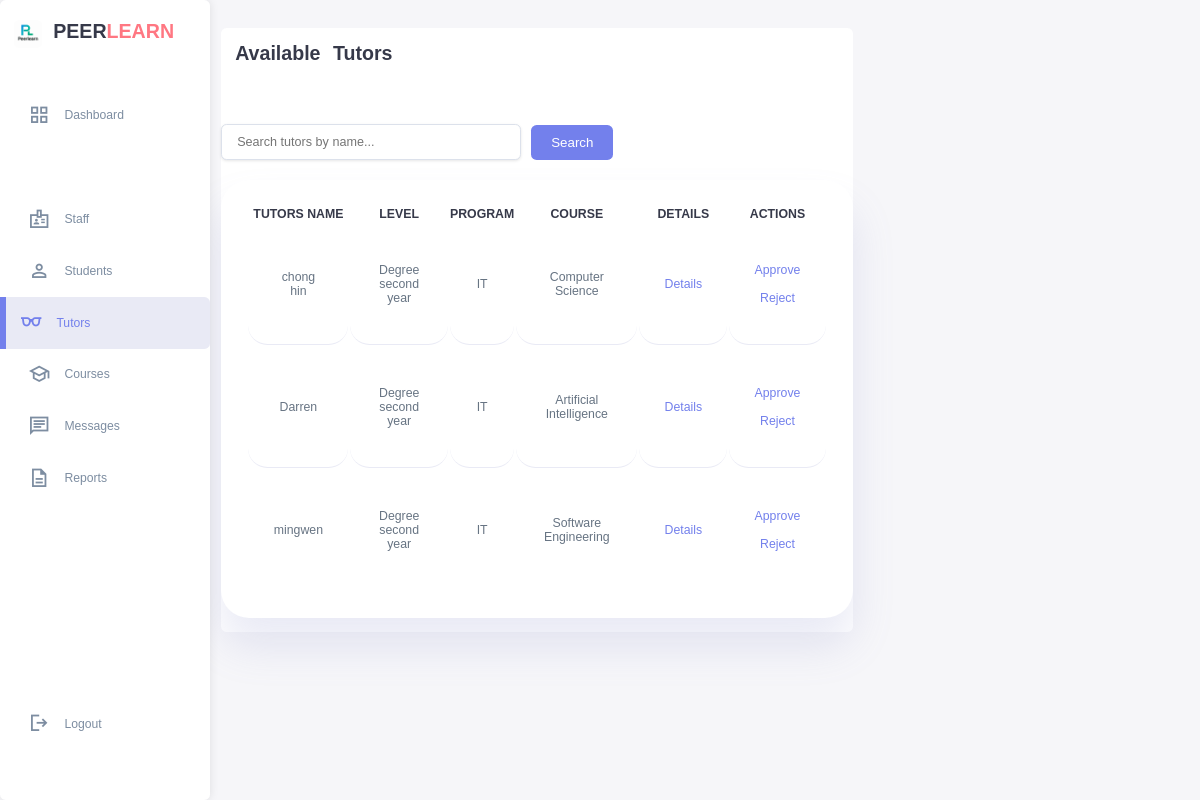
/admin_tutors.php, run on the app's committed database.
### tables this page shows
CREATE TABLE `tutorprofile` (
  `user_id` int(11) NOT NULL,
  `major` varchar(100) DEFAULT NULL,
  `year` varchar(50) DEFAULT NULL,
  `bio` text DEFAULT NULL,
  `qualifications` text DEFAULT NULL,
  `is_verified` tinyint(1) DEFAULT 0,
  `rating` decimal(3,2) DEFAULT 0.00,
  `total_sessions` int(11) DEFAULT 0,
  `program` varchar(255) DEFAULT NULL,
  `status` varchar(50) DEFAULT NULL
);

CREATE TABLE `user` (
  `user_id` int(11) NOT NULL,
  `username` varchar(50) NOT NULL,
  `password` varchar(255) DEFAULT NULL,
  `email` varchar(100) NOT NULL,
  `role` enum('student','tutor','admin') NOT NULL,
  `first_name` varchar(50) NOT NULL,
  `last_name` varchar(50) NOT NULL,
  `phone` varchar(20) DEFAULT NULL,
  `profile_image` varchar(255) DEFAULT NULL,
  `is_active` tinyint(1) DEFAULT 1,
  `created_at` timestamp NOT NULL DEFAULT current_timestamp(),
  `last_login` datetime DEFAULT NULL,
  `reset_token_hash` varchar(64) DEFAULT NULL,
  `reset_token_expires_at` datetime DEFAULT NULL
);

### admin_tutors.php (the view, shortened to what this page needs)
<!DOCTYPE html>
<html lang="en">
<head>
    <link rel="stylesheet" href="studentstyle.css">
</head>
<body>
    <div class="container">
        <aside>
            <div class="top">
                <div class="logo">
                    <img src="image/logo.png">
                    <h2>PEER<span class="danger">LEARN</span></h2>
                </div>
            </div>
            <div class="sidebar">
                    <a href="admin.html"><span class="material-symbols-sharp">grid_view</span><h3>Dashboard</h3></a>
                <a href="#"></a>
                <a href="admin_staff.php"><span class="material-symbols-sharp">badge</span><h3>Staff</h3></a>
                <a href="admin_student.php"><span class="material-symbols-sharp">person</span><h3>Students</h3></a>
                <a href="admin_tutors.php" class="active"><span class="material-symbols-sharp">eyeglasses</span><h3>Tutors</h3></a>
                <a href="admin_course.php"><span class="material-symbols-sharp">school</span><h3>Courses</h3></a>
                <a href="admin_message.php"><span class="material-symbols-sharp">chat</span><h3>Messages</h3></a>
                <a href="admin_report.php"><span class="material-symbols-sharp">description</span><h3>Reports</h3></a>
                <a href="home_page.html"><span class="material-symbols-sharp">logout</span><h3>Logout</h3></a>
            </div>
        </aside>
    <main>
       <div class="current_students">
                <h2>Available Tutors</h2>
                <di style="margin-left: 500px ; padding:100px;">
            <div class="search-container">
                            <form class="search-form" action="" method="GET">
                                <input type="text" name="my_search" placeholder="Search tutors by name..." value="<?php echo isset($_GET['my_search']) ? htmlspecialchars($_GET['my_search']) : ''; ?>">
                                <input type="submit" name="search" value="Search">
                    </form>
            </div>
                <table>
                    <thead>
                        <tr>
                            <th>TUTORS NAME</th>
                            <th>LEVEL</th>
                            <th>PROGRAM</TH>
                            <th>COURSE</th>
                            <th>DETAILS</th>
                            <th>ACTIONS</th>
                        </tr>
                    </thead>
                    <tbody>
                        <?php
                        $servername = "localhost";
                        $username = "root";
                        $password = "";
                        $dbname = "peer_tutoring_platform";
                    $conn = new mysqli($servername, $username, $password, $dbname);
                     $sql = "SELECT sp.*, u.username
                                FROM tutorprofile sp
                                JOIN user u ON sp.user_id = u.user_id";
                        $result = $conn->query($sql);
                        if ($result->num_rows > 0) {
                            while($row = $result->fetch_assoc()) {
                                echo "<tr>
                                    <td>".htmlspecialchars($row["username"])."</td>
                                    <td>".htmlspecialchars($row["year"])."</td>
                                    <td>".htmlspecialchars($row["program"])."</td>
                                    <td>".htmlspecialchars($row["major"])."</td>
                                    <td>
                                        <a href='tutor_details.php?id=".$row["user_id"]."' class='details-btn'>Details</a>
                                    </td>
                                    <td>
                                        <a href='tutor_action.php?id=".$row["user_id"]."&action=approve' class='approve-btn'>Approve</a>
                                        <a href='tutor_action.php?id=".$row["user_id"]."&action=reject' class='reject-btn'>Reject</a>
                                    </td>
                                </tr>";
                            }
                        } else {
                            $no_results_message = isset($_GET['search']) ?
                                "No students found matching '".htmlspecialchars($_GET['my_search'])."'" :
                                "No students found";
                            echo "<tr><td colspan='6'>$no_results_message</td></tr>";
                        }
                        ?>
                    </tbody>
                </table>
            </div>
        </main>
    </div>
</body>
</html>

### studentstyle.css (style rules this page uses)
* { margin: 0; padding: 0; outline: 0; appearance: none; border: 0; text-decoration: none; list-style: none; box-sizing: border-box; border-radius: 0.4rem; }
html { font-size: 14px; }
body { width: 100vw; height: 100vh; font-family: poppins, sans-serif; font-size: 0.88rem; background: #f6f6f9; user-select: none; overflow-x: hidden; color: #363949; }
.container { display: grid; width: 96%; margin: 0 auto; gap: 1.8rem; grid-template-columns: 14rem auto 23rem; }
a { color: #363949; }
img { display: block; width: 100%; }
h2 { font-size: 1.4rem; }
h3 { font-size: 0.87rem; }
.danger { color: #ff7782; }
aside { height: 100vh; }
aside .top { background: white; display: flex; align-items: center; justify-content: space-between; margin-top: 1.4rem; border-radius: 0.4rem; }
aside .logo { display: flex; gap: 0.8rem; }
aside .logo img { width: 2rem; height: 2rem; }
aside .sidebar { background: rgb(255, 255, 255); display: flex; flex-direction: column; height: 86vh; position: relative; top: 3rem; border-radius: 0.4rem; }
aside h3 { font-weight: 500; }
aside .sidebar a { display: flex; color: #7d8da1; margin-left: 2rem; gap: 1rem; align-items: center; position: relative; height: 3.7rem; transition: all 300ms ease; }
aside .sidebar a span { font-size: 1.6rem; transition: all 300ms ease; }
aside .sidebar a:last-child { position: absolute; bottom: 2rem; width: 100%; }
aside .sidebar a.active { background: rgba(132, 139, 200, 0.18); color: #7380ec; margin-left: 0; }
aside .sidebar a.active:before { content: ""; width: 6px; height: 100%; background: #7380ec; }
aside .sidebar a.active span { color: #7380ec; margin-left: calc(1rem -3 px); }
.current_students { margin-top: 2rem; background: #fff; }
.current_students h2 { margin-bottom: 0.8rem; word-spacing: 0.5rem; padding: 1rem; }
.current_students table { background:#fff; width: 100%; border-radius:2rem; padding:1.8rem; text-align: center; box-shadow: 0 2rem 3rem rgba(132, 139, 200, 0.18); transition: all 300ms ease; }
table tbody td { height: 2.8rem; border-bottom: 1px solid rgba(132, 139, 200, 0.18); color: #677483; text-align: center; padding:1.8rem; background: white; border-radius: 1.4rem; }
table tbody tr:last-child td { border: none; }
.current_students a { text-align: center; display: block; margin: 1rem auto; color: #7380ec; }

### data on the page
tutorprofile: user_id.username "chong hin", year "Degree second year", program "IT", major "Computer Science"
tutorprofile: user_id.username "Darren", year "Degree second year", program "IT", major "Artificial Intelligence"
tutorprofile: user_id.username "mingwen", year "Degree second year", program "IT", major "Software Engineering"
